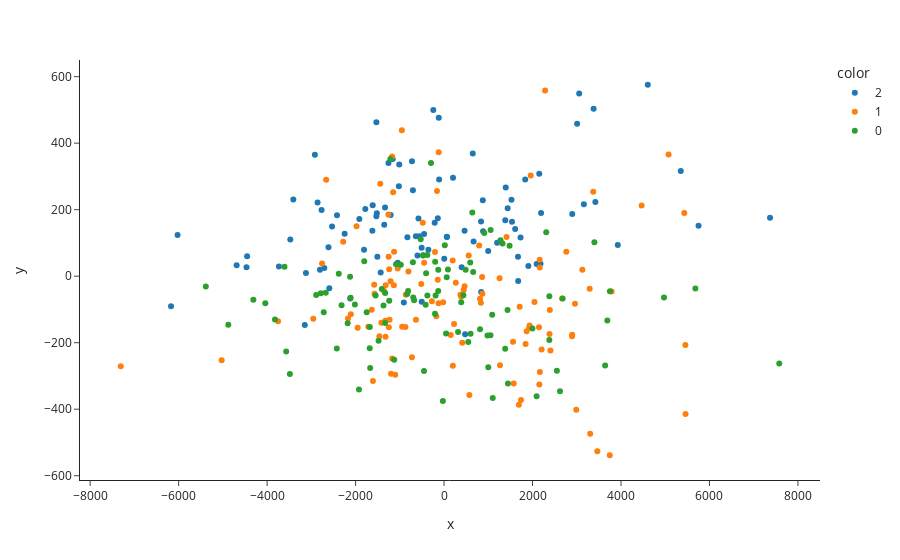

The notebook cell this image was saved under:
### Code cell
def feature_reduction_map(feature_mean_com_group, mapping = 'umap', show_component_weights = False, component_x = 0, component_y = 1):
    
    if mapping == 'umap':
        mapper = UMAP()
    else:
        mapper = PCA()
    
    X = feature_mean_com_group.drop(columns = ['description', 'community'])
    feature_group_map = mapper.fit_transform(X)

    fig = px.scatter(x = feature_group_map[:,component_x],
               y = feature_group_map[:,component_y],
               color=feature_mean_com_group['community'].astype(str),
               hover_data = [feature_mean_com_group['description']],
               template = 'simple_white'
               )
    if show_component_weights:
        comp_x_weights = pca_component_weights(feature_mean_com_group, component_x)
        comp_y_weights = pca_component_weights(feature_mean_com_group, component_y)
        print(comp_x_weights,'\n\n', comp_y_weights)
        return fig
    else:
        return fig

def pca_component_weights(feature_mean_com_group, component = 0):

    mapper = PCA()
    X = feature_mean_com_group.drop(columns = ['description', 'community'])
    feature_group_map = mapper.fit_transform(X)

    component_num = component
    
    components = pd.DataFrame({
        'description': pca.feature_names_in_,
        'coefficient': pca.components_[component_num]
    })

    return components.sort_values('coefficient', ascending=False)
    
feature_reduction_map(feature_mean_coms['sur'].fillna(0), 
                      mapping = 'pca', 
                      show_component_weights = True,
                      component_x = 0, 
                      component_y = 1)

### Figure 1 — Plotly figure (JSON) as saved in the notebook; plotly's stock layout.template omitted (floating-point values rounded to 4 significant figures)
{"data": [{"customdata": [["Jim Gaffigan: Comedy Monster (2021) | Transcript"], ["Kathleen Madigan: Bothering Jesus (2016) – Transcript"], ["Phil Wang: Philly Philly Wang Wang (2021) – Transcript"], ["Tom Papa: Freaked Out (2013) – Transcript"], ["Bo Burnham: Inside (2021) – Transcript"], ["Brian Regan: On The Rocks (2021) – Transcript"], ["Sarah Cooper: Everything’s Fine (2020) – Transcript"], ["Bo Burnham: Words, Words, Words (2010) – Transcript"], ["RONNY CHIENG: ASIAN COMEDIAN DESTROYS AMERICA (2019) – TRANSCRIPT"], ["Craig Ferguson: A Wee Bit o’ Revolution (2009) – Transcript"], ["Jack Whitehall: I’m Only Joking (2020) | Transcript"], ["ROY WOOD JR.: FATHER FIGURE (2017) – FULL TRANSCRIPT"], ["BILLY CONNOLLY: HIGH HORSE TOUR LIVE (2016) – FULL TRANSCRIPT"], ["Hannah Gadsby: Douglas (2020) – Transcript"], ["PATTON OSWALT: I LOVE EVERYTHING (2020) – FULL TRANSCRIPT"], ["LEE MACK: GOING OUT LIVE (2010) – FULL TRANSCRIPT"], ["Jerry Seinfeld: 23 Hours To Kill (2020) – Transcript"], ["MARIA BAMFORD: WEAKNESS IS THE BRAND (2020) – FULL TRANSCRIPT"], ["Amanda Seales: I Be Knowin’ (2019) – Transcript"], ["Stewart Lee: Carpet Remnant World (2012) – Full Transcript"], ["Stewart Lee: Content Provider (2018) – Transcript"], ["Jim Gaffigan: Quality Time (2019) – Full Transcript"], ["Kevin Bridges: A Whole Different Story (2015) – Full Transcript"], ["Kevin Bridges: The Story So Far… Live in Glasgow (2010) – Full Transcript"], ["Kevin Bridges: The Story Continues (2012) – Full Transcript"], ["Mike Birbiglia: The New One (2019) – Full Transcript"], ["Iliza Shlesinger: Unveiled (2019) – Full Transcript"], ["David Cross: Oh Come On (2019) – Full Transcript"], ["Colin Quinn: The New York Story (2016) – Full Transcript"], ["George Carlin: What Am I Doing in New Jersey? (1988) – Full Transcript"], ["Roy Wood Jr.: No One Loves You (2019) – Transcript"], ["Jimmy Carr: The Best of Ultimate Gold Greatest Hits (2019) – Full Transcript"], ["W. Kamau Bell: Private School Negro (2018) – Transcript"], ["Sebastian Maniscalco: Aren’t You Embarrassed? (2014) – Full Transcript"], ["Sebastian Maniscalco: What’s Wrong with People? (2012) – Full Transcript"], ["Oh, Hello On Broadway (2017) – Transcript"], ["Vir Das: Losing It (2018) – Full Transcript"], ["Jeff Foxworthy & Larry the Cable Guy: We’ve Been Thinking (2016) – Full Transcript"], ["Jeff Foxworthy: Totally Committed (1998) – Full Transcript"], ["BILL MAHER: LIVE FROM OKLAHOMA (2018) – Full Transcript"], ["Rowan Atkinson Live (1992) – Transcript"], ["Iliza Shlesinger: Confirmed Kills (2016) – Full Transcript"], ["JIM GAFFIGAN: NOBLE APE (2018) – Full Transcript"], ["Hannah Gadsby: Nanette (2018) – Transcript"], ["RICKY GERVAIS: LIVE IV – SCIENCE (2010) – Full Transcript"], ["RON WHITE: A LITTLE UNPROFESSIONAL (2012) – Full Transcript"], ["Ali Wong: Hard Knock Wife (2018) – Transcript"], ["John Mulaney: Kid Gorgeous At Radio City (2018) – Transcript"], ["George Carlin: You Are All Diseased (1999) – Transcript"], ["RICKY GERVAIS: HUMANITY (2018) – Full Transcript"], ["ADEL KARAM: LIVE FROM BEIRUT (2018) – Full Transcript"], ["STEWART LEE: 90s COMEDIAN (2006) – Full Transcript"], ["DAVE ATTELL: ROAD WORK (2014) – Full Transcript"], ["Eddie Izzard – Glorious (1997) – Transcript"], ["FRED ARMISEN: STANDUP FOR DRUMMERS (2018) – Full Transcript"], ["DANA CARVEY: STRAIGHT WHITE MALE, 60 (2016) – Full Transcript"], ["EDDIE IZZARD: STRIPPED (2009) – Full Transcript"], ["BRIAN REGAN: STANDING UP (2007) – Full Transcript"], ["BRIAN REGAN: NUNCHUCKS AND FLAMETHROWERS (2017) – Full Transcript"], ["Eddie Izzard: Unrepeatable (1994) | Transcript"], ["Stewart Lee: Stand-Up Comedian (2005) – Transcript"], ["JIMMY CARR: FUNNY BUSINESS (2016) – Full Transcript"], ["Eddie Izzard: Dress To Kill (1999) – Transcript"], ["FAHIM ANWAR: THERE’S NO BUSINESS LIKE SHOW BUSINESS (2017) – Transcript"], ["MAZ JOBRANI: IMMIGRANT (2017) – Full Transcript"], ["TODD BARRY: SPICY HONEY (2017) – Full Transcript"], ["Jerry Seinfeld: I’m Telling You for the Last Time (1998) – Transcript"], ["RICKY GERVAIS LIVE 2: POLITICS (2004) – Full Transcript"], ["CHRISTINA PAZSITZKY: MOTHER INFERIOR (2017) – FULL TRANSCRIPT"], ["Jack Whitehall: At Large (2017) – Transcript"], ["JUDAH FRIEDLANDER: AMERICA IS THE GREATEST COUNTRY IN THE UNITED STATES (2017) – Full Transcript"], ["PATTON OSWALT: ANNIHILATION (2017) – Full Transcript"], ["BILL MAHER: LIVE FROM D.C. (2014) – Full Transcript"], ["Pablo Francisco: Ouch! Live From San Jose (2006) – Full Transcript"], ["BILL MAHER… BUT I’M NOT WRONG (2010) – Full Transcript"], ["RUSSELL BRAND: MESSIAH COMPLEX (2013) – Full Transcript"], ["AL MADRIGAL: WHY IS THE RABBIT CRYING? (2013) – Full Transcript"], ["NEAL BRENNAN: 3 MICS (2017)- FULL TRANSCRIPT"], ["John Mulaney: New In Town (2012) – Transcript"], ["ALI WONG: BABY COBRA (2016) – Full Transcript"], ["Dylan Moran: Off The Hook (2015) – Transcript"], ["Hannibal Buress: Comedy Camisado (2016) – Transcript"], ["Neal Brennan: Women And Black Dudes (2014) – Transcript"], ["NICK OFFERMAN: AMERICAN HAM (2014) – Full Transcript"], ["Bo Burnham: What (2013) – Transcript"], ["John Mulaney: The Comeback Kid (2015) – Transcript"], ["LEWIS BLACK: BLACK TO THE FUTURE (2016) – Full Transcript"], ["Mike Birbiglia: Thank God for Jokes (2017) – Transcript"], ["GEORGE CARLIN: PLAYING WITH YOUR HEAD (1986) – Full Transcript"], ["GEORGE CARLIN: CARLIN ON CAMPUS (1984) – Full Transcript"], ["RICKY GERVAIS: OUT OF ENGLAND 2 (2010) – Full Transcript"], ["JIM GAFFIGAN: CINCO (2017) – Full Transcript"], ["BILL HICKS: RELENTLESS (1991) – Transcript"], ["Daniel Tosh: Happy Thoughts (2011) – Transcript"], ["George Carlin: Jamming in New York (1992) – Transcript"], ["GEORGE CARLIN: COMPLAINTS AND GRIEVANCES (2001) – FULL TRANSCRIPT"], ["GEORGE CARLIN: LIFE IS WORTH LOSING (2006) – Transcript"], ["Dave Chappelle: 8:46 – Transcript"]], "hovertemplate": "color=2<br>x=%{x}<br>y=%{y}<br>hover_data_0=%{customdata[0]}<extra></extra>", "legendgroup": "2", "marker": {"color": "#1F77B4", "symbol": "circle"}, "mode": "markers", "name": "2", "orientation": "v", "showlegend": true, "type": "scatter", "x": [63.04, 1672.0, -1333.0, -578.4, -1508.0, -3476.0, -2531.0, -1530.0, -472.3, 1676.0, -1257.0, -3148.0, 3420.0, 1906.0, -637.2, -451.1, -1207.0, -724.8, -4452.0, 5752.0, 7369.0, 1536.0, -1013.0, -703.4, 202.4, 1729.0, 1438.0, 1384.0, 1524.0, -2247.0, -505.1, -829.0, 839.1, -2594.0, -910.0, 3009.0, -1529.0, 2194.0, -1809.0, -1780.0, -6024.0, 2152.0, 883.1, -560.0, 3928.0, 667.6, -2920.0, -354.6, -243.1, 1607.0, -2707.0, 1200.0, -3122.0, 2898.0, -2122.0, -1613.0, 5351.0, -4689.0, -2613.0, 2093.0, 1835.0, 464.2, 4606.0, -3733.0, 476.6, -1620.0, -506.8, -211.3, -2860.0, -111.1, 1395.0, 65.18, -1520.0, -2804.0, 649.0, 3381.0, 876.2, -140.9, 397.9, -1915.0, 3161.0, 997.7, -1047.0, -119.7, -2769.0, 4.505, -4465.0, -601.0, -1432.0, -1353.0, 2181.0, 835.6, -2420.0, -3408.0, -1022.0, -1161.0, 3055.0, -6172.0], "xaxis": "x", "y": [117.8, 58.05, 206.7, 173.3, 58.52, 110.6, 149.1, 463.0, 63.1, -14.16, 340.5, -147.0, 223.1, 30.35, 120.3, 126.9, 183.9, 345.6, 60.2, 151.6, 175.5, 163.9, 336.0, 258.4, 295.8, 116.0, 204.4, 168.4, 229.5, 127.9, -76.64, 117.0, -47.91, -36.55, -79.26, 458.5, 180.1, 189.9, 79.77, 202.2, 123.9, 307.9, 134.9, 119.9, 94.01, 104.3, 365.1, 79.4, 499.5, 142.0, 24.93, 100.6, 9.709, 186.8, -67.11, 213.1, 316.2, 32.95, 87.34, 36.84, 290.4, 136.9, 575.6, 29.04, -174.7, 136.3, 85.56, 160.8, 221.4, 290.8, 266.3, 118.5, 189.1, 19.09, 368.9, 503.5, 228.0, 173.8, 27.01, 172.2, 216.2, 75.9, 40.07, 476.5, 198.7, 52.11, 26.83, 62.2, 11.19, 155.0, 37.46, 164.4, 183.6, 230.3, 270.7, 352.4, 549.1, -90.7], "yaxis": "y"}, {"customdata": [["Louis C. K.: Sorry (2021) | Transcript"], ["Mo Amer: Mohammed in Texas (2021) | Transcript"], ["Dave Chappelle: The Closer (2021) | Transcript"], ["Doug Stanhope: Beer Hall Putsch (2013) – Transcript"], ["Chris Rock Total Blackout: The Tamborine Extended Cut – Transcript"], ["Kevin Hart: Zero F**ks Given (2020) – Transcript"], ["Sam Jay: 3 in the Morning (2020) – Transcript"], ["GEORGE LOPEZ: WE’LL DO IT FOR HALF (2020) – FULL TRANSCRIPT"], ["JIM JEFFERIES: INTOLERANT (2020) – FULL TRANSCRIPT"], ["George Carlin: Doin’ It Again (1990) – Transcript"], ["ERIC ANDRE: LEGALIZE EVERYTHING (2020)"], ["RUSSELL PETERS: DEPORTED (2020) – FULL TRANSCRIPT"], ["LEE MACK: LIVE (2007) – FULL TRANSCRIPT"], ["JIM NORTON: AMERICAN DEGENERATE (2013) – FULL TRANSCRIPT"], ["Jim Norton: Monster Rain (2007) – Transcript"], ["Chris D’Elia: Man on Fire (2017) – Full Transcript"], ["Marc Maron: End Times Fun (2020) – Full Transcript"], ["PETE DAVIDSON: ALIVE FROM NEW YORK (2020) – FULL TRANSCRIPT"], ["Dan Soder: Son of a Gary (2019) – Full Transcript"], ["Tiffany Haddish: Black Mitzvah (2019) – Transcript"], ["Arsenio Hall: Smart and Classy (2019) – Transcript"], ["Nikki Glaser: Bangin’ (2019) – Full Transcript"], ["Bill Burr: Paper Tiger (2019) – Transcript"], ["Dave Chappelle: Sticks & Stones (2019) – Transcript"], ["Ralphie May: Filthy Animal Tour (2014) – Transcript"], ["Mike Epps: Only One Mike (2019) – Full Transcript"], ["Adam DeVine: Best Time of Our Lives (2019) – Full Transcript"], ["Jo Koy: Live from Seattle (2017) – Full Transcript"], ["Jo Koy: Comin’ in Hot (2019) – Full Transcript"], ["Cedric the Entertainer: Live from the Ville (2016) – Transcript"], ["Eddie Murphy: Raw (1987) – Transcript"], ["Robin Williams: Weapons of Self Destruction (2009) – Full Transcript"], ["ROBIN WILLIAMS LIVE ON BROADWAY (2002) – FULL TRANSCRIPT"], ["Kevin Hart: Irresponsible (2019) – Transcript"], ["Ken Jeong: You Complete Me, Ho (2019) – Full Transcript"], ["Adam Sandler: 100% Fresh (2018) – Full Transcript"], ["RON WHITE: IF YOU QUIT LISTENING, I’LL SHUT UP (2018) – FULL TRANSCRIPT"], ["Joe Rogan: Strange Times (2018) – Full Transcript"], ["D.L. Hughley: Contrarian (2018) – Transcript"], ["Bert Kreischer: Secret Time (2018) – Transcript"], ["Jim Norton: Contextually Inadequate (2015) – Transcript"], ["BRAD WILLIAMS: DADDY ISSUES (2016) – Full Transcript"], ["Deray Davis: How To Act Black (2017) – Transcript"], ["JIM JEFFERIES: THIS IS ME NOW (2018) – Full transcript"], ["KEVIN SMITH: SILENT BUT DEADLY (2018) – Full Transcript"], ["BRENT MORIN: I’M BRENT MORIN (2015) – Full Transcript"], ["Eddie Griffin: Undeniable (2018) – Transcript"], ["Marlon Wayans: Woke-Ish (2018) – Transcript"], ["Chris Rock: Bring the Pain (1996) – Transcript"], ["ARI SHAFFIR: DOUBLE NEGATIVE (2017) – Full Transcript"], ["Chris Rock: Tamborine (2018) – Transcript"], ["Katt Williams: Great America (2018) – Transcript"], ["JIMMY CARR: BEING FUNNY (2011) – Full Transcript"], ["JIMMY CARR: LAUGHING AND JOKING (2013) – Full Transcript"], ["D.L. Hughley: Unapologetic (2007) – Transcript"], ["BRIDGET EVERETT: GYNECOLOGICAL WONDER (2015) – Full Transcript"], ["Chris Rock: Never Scared (2004) – Transcript"], ["Chris Tucker: Live (2015) – Transcript"], ["Kevin Hart: What Now (2016) – Transcript"], ["Kevin Hart: Let Me Explain (2013) – Transcript"], ["Tom Segura: Disgraceful (2018) – Transcript"], ["Craig Ferguson: Does This Need To Be Said? (2011) – Transcript"], ["Dave Chappelle: The Bird Revelation (2017) – Transcript"], ["Dave Chappelle: Equanimity (2017) – Transcript"], ["CRAIG FERGUSON: I’M HERE TO HELP (2013) – Full Transcript"], ["WHITNEY CUMMINGS: I LOVE YOU (2014) – Full Transcript"], ["WHITNEY CUMMINGS: I’M YOUR GIRLFRIEND (2016) – Full Transcript"], ["Russell Howard Live: Dingledodies (2009) – Full Transcript"], ["Paul Mooney: A Piece of My Mind – Godbless America (2014) – Transcript"], ["Chris Rock: Kill The Messenger – London, New York, Johannesburg (2008) – Transcript"], ["Chris Rock: Bigger & Blacker (1999) – Transcript"], ["LISA LAMPANELLI: BACK TO THE DRAWING BOARD (2015) – Full Transcript"], ["ERIK GRIFFIN: THE UGLY TRUTH (2017) – Full Transcript"], ["Richard Pryor: Live And Smokin’ (1971) – Transcript"], ["RICHARD PRYOR: …HERE AND NOW (1983) – Full Transcript"], ["Jim Jefferies: Alcoholocaust (2010) – Transcript"], ["Kevin Hart: Seriously Funny (2010) – Transcript"], ["AZIZ ANSARI: INTIMATE MOMENTS FOR A SENSUAL EVENING (2010) – Full Transcript"], ["BIG JAY OAKERSON: LIVE AT WEBSTER HALL (2016) – Full Transcript"], ["George Carlin at USC (1977) – Full Transcript"], ["Jim Norton: Mouthful Of Shame (2017) Transcript"], ["Michael Che Matters (2016) – Transcript"], ["Joe Rogan: Triggered (2016) – Transcript"], ["Bo Burnham: Make Happy (2016) – Transcript"], ["BILL HICKS: REVELATIONS (1993) – FULL TRANSCRIPT"], ["DOUG STANHOPE: BEFORE TURNING THE GUN ON HIMSELF (2012) – Transcript"], ["DOUG STANHOPE: DEADBEAT HERO (2004) – Transcript"], ["JIM JEFFERIES: CONTRABAND (2008) – Full Transcript"], ["GEORGE CARLIN: AGAIN!* (1978) – Full Transcript"], ["Louis C.K.: Chewed Up (2008) – Transcript"], ["Tom Segura: Completely Normal (2014) – Transcript"], ["Louis C.K.: Live at the Beacon Theatre (2011) – Transcript"], ["JIM JEFFERIES: I SWEAR TO GOD (2009) – FULL TRANSCRIPT"], ["LOUIS C.K.: HILARIOUS (2010) – Full Transcript"], ["LOUIS C.K.: SHAMELESS (2007) – Full Transcript"], ["BILL BURR: I’M SORRY YOU FEEL THAT WAY (2014) – Full Transcript"], ["BILL BURR: YOU PEOPLE ARE ALL THE SAME (2012) – Full Transcript"], ["Dave Chappelle: For What It’s Worth (2004) – Transcript"], ["Dave Chappelle: Killin’ Them Softly (2000) – Transcript"], ["Eddie Griffin: You Can Tell ‘Em I Said It! (2011) – Transcript"], ["BILL BURR: WALK YOUR WAY OUT (2017) – Full Transcript"], ["Katt Williams: Live (2006) – Transcript"], ["Richard Pryor: Live in Concert (1979) – Transcript"], ["RICHARD PRYOR: LIVE ON THE SUNSET STRIP (1982) – Full Transcript"], ["JIM JEFFERIES: BARE (2014) – Full Transcript"], ["Dave Chappelle: Deep in the Heart of Texas (2017) – Transcript"], ["Tom Segura: Mostly Stories (2016) – Transcript"], ["JIM JEFFERIES: FREEDUMB (2016) – Full Transcript"], ["Eddie Murphy: Delirious (1983) – Transcript"], ["Dave Chappelle: The Age of Spin (2017) – Transcript"], ["GEORGE CARLIN: BACK IN TOWN (1996) – Full transcript"], ["LOUIS C.K.: 2017 – Full transcript"], ["George Carlin: It’s Bad For Ya (2008) Full transcript"], ["JIM JEFFERIES ON GUN CONTROL [FULL TRANSCRIPT]"]], "hovertemplate": "color=1<br>x=%{x}<br>y=%{y}<br>hover_data_0=%{customdata[0]}<extra></extra>", "legendgroup": "1", "marker": {"color": "#FF7F0E", "symbol": "circle"}, "mode": "markers", "name": "1", "orientation": "v", "showlegend": true, "type": "scatter", "x": [-947.0, 369.8, 265.3, -121.2, 2391.0, 2405.0, 1926.0, -2957.0, -174.6, -1151.0, -2665.0, 2154.0, 2764.0, -1130.0, -1442.0, 1739.0, 2146.0, -725.5, 194.7, -1953.0, -515.7, 1868.0, 2044.0, -1209.0, 2161.0, -1198.0, -864.6, -1104.0, -1608.0, -1232.0, 5459.0, 5075.0, 2283.0, 1576.0, -450.1, 463.1, -1253.0, -20.51, -1978.0, -1354.0, -480.1, 1559.0, 410.8, -124.3, 2166.0, 2205.0, -806.8, -142.4, -1173.0, 5455.0, -2172.0, -1634.0, 4466.0, 5431.0, -1240.0, -5028.0, 2669.0, 3465.0, 2989.0, 3304.0, 813.2, 225.8, -2758.0, -1048.0, 2960.0, -1417.0, -275.3, 3372.0, 1709.0, 1264.0, -1248.0, -1259.0, -2107.0, -3752.0, 1692.0, -1135.0, 3746.0, 443.4, 865.7, 1412.0, 557.3, -1462.0, 860.0, -2280.0, -1174.0, -160.2, 1959.0, 1255.0, 2163.0, -1327.0, 2898.0, -635.1, -1580.0, 2894.0, 199.4, 3127.0, 3292.0, -1320.0, -1713.0, -1572.0, 3788.0, 2384.0, 572.1, 151.6, 1843.0, 387.2, 832.2, 1933.0, -1323.0, -205.6, -954.6, -874.9, 793.6, -7309.0], "xaxis": "x", "y": [-151.8, -55.71, -19.54, 372.7, -101.8, -223.4, -154.3, -128.0, -120.2, 252.4, 289.9, -325.8, 73.53, 73.13, 277.9, -372.3, -153.3, -243.4, 47.33, -155.0, -23.51, -165.4, -77.76, -15.4, 49.52, -293.3, -55.63, -296.2, -315.2, -131.0, -414.6, 366.0, 558.4, -322.8, 40.14, -30.03, 58.45, -78.13, 150.3, -44.64, 160.9, -196.9, -200.5, -81.16, -288.3, -220.7, 14.35, -10.55, -247.5, -207.3, -127.4, -101.3, 212.8, 189.8, 20.74, -253.0, -67.45, -526.2, -401.8, -474.1, -67.55, -143.8, 37.81, 23.04, -82.84, -139.8, -75.51, 253.7, -92.09, -267.7, -153.5, 185.2, -114.7, -135.5, -386.7, -27.44, -538.5, -41.26, -53.01, 117.5, 61.84, -180.9, -2.588, 103.5, 359.5, 255.9, 302.6, -6.288, 26.23, -134.0, -176.2, -130.8, -25.6, -180.5, -269.5, 19.53, -37.95, -27.36, -152.0, -52.6, -46.08, -173.8, -357.1, -177.2, -203.9, -62.08, -80.07, -148.0, -182.3, 72.99, 438.6, -152.5, 92.55, -270.7], "yaxis": "y"}, {"customdata": [["Drew Michael: Drew Michael (2018) | Transcript"], ["Drew Michael: Red Blue Green (2021) | Transcript"], ["Kathleen Madigan: Madigan Again (2013) – Transcript"], ["Tom Papa: You’re Doing Great! (2020) – Transcript"], ["Tom Papa: Human Mule (2016) – Transcript"], ["Tig Notaro: Boyish Girl Interrupted (2015) – Transcript"], ["Joe List: I Hate Myself (2020) – Transcript"], ["Nate Bargatze: The Greatest Average American (2021) – Transcript"], ["Vir Das: Outside in – The Lockdown Special (2020) – Transcript"], ["Larry the Cable Guy – Remain Seated (2020) – Transcript"], ["Craig Ferguson: Just Being Honest (2015) – Transcript"], ["Sam Morril: I Got This (2020) – Transcript"], ["MICHAEL MCINTYRE: SHOWMAN (2020) – TRANSCRIPT"], ["ROB SCHNEIDER: ASIAN MOMMA, MEXICAN KIDS (2020) – TRANSCRIPT"], ["URZILA CARLSON: OVERQUALIFIED LOSER (2020) – FULL TRANSCRIPT"], ["Mark Normand: Don’t Be Yourself (2017) – Transcript"], ["Chris Gethard: Career Suicide (2017) – Transcript"], ["RAMY YOUSSEF: FEELINGS (2019) – FULL TRANSCRIPT"], ["KENNY SEBASTIAN DON’T BE THAT GUY (2017) – FULL TRANSCRIPT"], ["Hasan Minhaj: Homecoming King (2017) – Transcript"], ["JIMMY O. YANG: GOOD DEAL (2020) – FULL TRANSCRIPT"], ["JO KOY: LIGHTS OUT (2012) – FULL TRANSCRIPT"], ["T.J. MILLER: NO REAL REASON (2011) – FULL TRANSCRIPT"], ["CHRIS D’ELIA: WHITE MALE. BLACK COMIC. (2013) – FULL TRANSCRIPT"], ["Tom Segura: Ball Hog (2020) – Transcript"], ["Bert Kreischer: Hey Big Boy (2020) – Transcript"], ["PETE DAVIDSON: SMD (2016) – FULL TRANSCRIPT"], ["Sara Pascoe: LadsLadsLads (2019) – Full Transcript"], ["Michelle Wolf: Joke Show (2019) – Full Transcript"], ["Seth Meyers: Lobby Baby (2019) – Full Transcript"], ["Emily Heller: Ice Thickeners (2019) – Full Transcript"], ["Whitney Cummings: Can I Touch It? (2019) – Full Transcript"], ["Aziz Ansari: Right Now (2019) – Transcript"], ["Wanda Sykes: Not Normal (2019) – Full Transcript"], ["Demetri Martin: Live (At The Time) (2015) | Transcript"], ["Chelsea Peretti: One of the Greats (2014) – Full Transcript"], ["Anthony Jeselnik: Fire in the Maternity Ward (2019) – Transcript"], ["Nate Bargatze: The Tennessee Kid (2019) – Full Transcript"], ["Nate Bargatze: Full Time Magic (2015) – Full Transcript"], ["Amy Schumer: Growing (2019) – Full Transcript"], ["Enissa Amani: Ehrenwort (2018) Full Transcript"], ["Ray Romano: Right Here, Around the Corner (2019) – Full Transcript"], ["Gabriel “Fluffy” Iglesias: One Show Fits All (2019) – Full Transcript"], ["Sebastian Maniscalco: Stay Hungry (2019) – Full Transcript"], ["Ellen Degeneres: Relatable (2018) – Transcript"], ["Pete Holmes: Dirty Clean (2018) – Full Transcript"], ["Trevor Noah: Son of Patricia (2018) – Transcript"], ["Mo Amer: The Vagabond (2018) – Full Transcript"], ["Joe Mande’s Award-Winning Comedy Special (2017) – Full Transcript"], ["Henry Rollins: Keep Talking, Pal (2018) – Full Transcript"], ["Iliza Shlesinger: Freezing Hot (2015) – Full Transcript"], ["Iliza Shlesinger: War Paint (2013) – Transcript"], ["Demetri Martin: The Overthinker (2018) | Transcript"], ["Iliza Shlesinger: Elder Millennial (2018) – Full Transcript"], ["RUSSELL PETERS: OUTSOURCED (2006) – Full Transcript"], ["RUSSELL PETERS: ALMOST FAMOUS (2016) – Full Transcript"], ["MICHAEL MCINTYRE: HELLO WEMBLEY! (2009) – Full Transcript"], ["KEVIN JAMES: NEVER DON’T GIVE UP (2018) – Full Transcript"], ["NIKKI GLASER: PERFECT (2016) – Full Transcript"], ["KAVIN JAY: EVERYBODY CALM DOWN! (2018) – Full Transcript"], ["GREG DAVIES: YOU MAGNIFICENT BEAST (2018) – Full Transcript"], ["Mike Birbiglia: My Girlfriend’s Boyfriend (2013) – Transcript"], ["TODD GLASS: ACT HAPPY (2018) – Full Transcript"], ["MICHELLE WOLF: NICE LADY (2017) – Full Transcript"], ["ELLEN DEGENERES: THE BEGINNING (2000) – Full Transcript"], ["RUSSELL HOWARD: RECALIBRATE (2017) – Full Transcript"], ["SARAH MILLICAN: CHATTERBOX LIVE (2011) – Full Transcript"], ["Anjelah Johnson: Not Fancy (2015) – Transcript"], ["CRISTELA ALONZO: LOWER CLASSY (2017) – Full Transcript"], ["AZIZ ANSARI: LIVE IN MADISON SQUARE GARDEN (2015) – Full Transcript"], ["AZIZ ANSARI: BURIED ALIVE (2013) – Full Transcript"], ["Sarah Silverman: Jesus Is Magic (2005) – Transcript"], ["SARAH SILVERMAN: WE ARE MIRACLES (2013) – Full Transcript"], ["Gabriel Iglesias: Hot And Fluffy (2007) – Transcript"], ["GABRIEL IGLESIAS: I’M NOT FAT … I’M FLUFFY (2009) – Full Transcript"], ["GABRIEL IGLESIAS: I’M SORRY FOR WHAT I SAID WHEN I WAS HUNGRY (2016) – Full Transcript"], ["RORY SCOVEL TRIES STAND-UP FOR THE FIRST TIME (2017) – Full Transcript"], ["JEN KIRKMAN: JUST KEEP LIVIN’? (2017) – Full Transcript"], ["DANIEL TOSH: COMPLETELY SERIOUS (2007) – Full Transcript"], ["Donald Glover: Weirdo (2012) – Transcript"], ["Norm Macdonald: Hitler’s Dog, Gossip & Trickery (2017) – Transcript"], ["DANIEL TOSH: PEOPLE PLEASER (2016) – FULL TRANSCRIPT"], ["Marc Maron: More Later (2015) – Full Transcript"], ["AMY SCHUMER: MOSTLY SEX STUFF (2012) – Full Transcript"], ["AMY SCHUMER: LIVE AT THE APOLLO (2015) – Full Transcript"], ["Trevor Noah: Lost In Translation (2015) – Transcript"], ["MARIA BAMFORD: OLD BABY (2017) – FULL TRANSCRIPT"], ["ANTHONY JESELNIK: CALIGULA (2013) – Full Transcript"], ["Anthony Jeselnik: Thoughts And Prayers (2015) – Full Transcript"], ["SARAH SILVERMAN: A SPECK OF DUST (2017) – Full Transcript"], ["AMY SCHUMER: THE LEATHER SPECIAL (2017) – Full Transcript"], ["LOUIS C.K.: OH MY GOD (2013) – Full Transcript"], ["LOUIS C.K.: LIVE AT  THE COMEDY STORE (2015) – Transcript"], ["Patrice O’Neal: Elephant in the Room (2011) – Transcript"], ["Trevor Noah: Afraid Of The Dark (2017) – Transcript"], ["BILL BURR: LET IT GO (2010) – TRANSCRIPT"], ["Reggie Watts: Spatial (2016) – Full Transcript"]], "hovertemplate": "color=0<br>x=%{x}<br>y=%{y}<br>hover_data_0=%{customdata[0]}<extra></extra>", "legendgroup": "0", "marker": {"color": "#2CA02C", "symbol": "circle"}, "mode": "markers", "name": "0", "orientation": "v", "showlegend": true, "type": "scatter", "x": [-1480.0, -527.5, 488.5, -376.8, 88.16, -4878.0, 1435.0, 2092.0, -1803.0, 909.1, 2379.0, -703.6, 591.7, -3569.0, -191.4, -676.2, 5682.0, -1680.0, -2316.0, 1277.0, -696.6, -3486.0, -130.8, -27.35, 437.8, -377.1, -1670.0, -4311.0, -1332.0, -205.0, -1407.0, 60.16, 387.9, -2675.0, -978.5, 1481.0, -4040.0, 1101.0, -1923.0, -2786.0, 1088.0, -1127.0, 1998.0, -2016.0, -415.7, -2112.0, 1382.0, -405.4, 1322.0, 17.05, 2309.0, 3399.0, -1087.0, 1052.0, 999.6, 45.68, 4972.0, -133.1, 2622.0, -2425.0, -471.4, 2380.0, 316.2, -1332.0, -1548.0, 658.4, 7578.0, -2125.0, -2179.0, 1049.0, 3691.0, -2380.0, -3607.0, 2680.0, 813.8, 3749.0, -833.4, 3642.0, -295.5, 1444.0, -1678.0, 638.4, 2550.0, -812.5, -1240.0, 547.5, -1214.0, -3822.0, -2720.0, -201.1, -2891.0, -1749.0, -453.4, 982.4, 600.7, -1369.0, -5386.0], "xaxis": "x", "y": [-194.4, 110.7, 19.68, 64.01, 19.87, -146.0, -101.5, -361.1, 44.87, 129.9, -191.8, 41.53, 40.95, -226.4, -57.8, -72.61, -36.97, -216.8, -87.11, 108.3, -63.79, -293.9, 19.59, -375.7, -57.11, -58.29, -275.9, -70.58, -140.7, -112.9, -38.71, -2.86, -78.22, -49.98, 34.33, 91.29, -81.63, -366.1, -340.6, -51.62, -116.3, -251.3, -157.3, -85.0, -85.86, -65.23, -218.0, 8.984, 98.18, 93.0, 131.9, 101.9, 36.15, 139.2, -273.8, -172.6, -64.02, -44.68, -346.2, -217.8, 62.18, -60.45, -167.6, -50.46, -58.04, 12.6, -262.9, -2.019, -141.6, -177.3, -133.2, 6.926, 28.15, -67.42, -159.5, -45.53, -53.9, -269.0, 340.1, -322.4, -152.8, 191.5, -284.4, -44.79, -74.13, -198.1, 352.2, -130.2, -108.5, 43.68, -56.97, -108.7, -285.4, -178.8, -173.3, -88.18, -30.87], "yaxis": "y"}], "layout": {"legend": {"title": {"text": "color"}, "tracegroupgap": 0}, "margin": {"t": 60}, "xaxis": {"anchor": "y", "domain": [0, 1], "title": {"text": "x"}}, "yaxis": {"anchor": "x", "domain": [0, 1], "title": {"text": "y"}}}}
